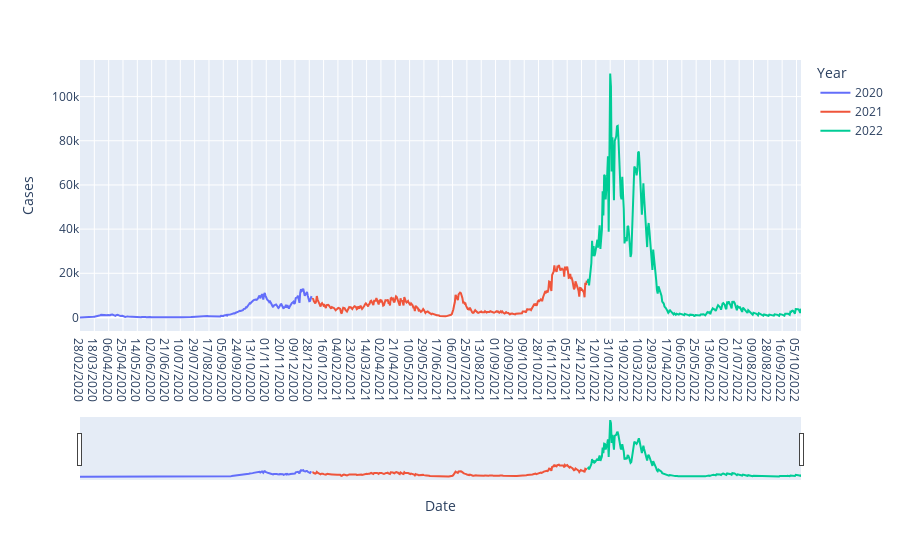

Write notebook code for a chart like this one.
### Markdown cell above
# COVID-19 data required for visualization

Sub-question:

1. How many COVID-19 cases were recorded in total per day during the entire pandemic?
2. What government measures showed most impact on the increase/decrease in COVID-19 cases per day?

In order to visualize the total number of COVID-19 cases per day, some data cleaning had to be done. The data sets provided by the RIVM counted the number of cases recorder per municipality, per day. Hence, some operations in Excel were done to add all cases per day per municipality in order to obtain the total nation-wide amouont of cases per day.

After the operations, the data file was implemented and visualized using geopandas and plotly.express

### Code cell
# extract the data from the .csv file 
file_path = 'Covid_Cases_Per_day.csv'
df = pd.read_csv(file_path, delimiter = ';') 

# show the graph, sorted by year
fig = px.line(df, x='Date', y='Cases', color='Year') 

# implement the slider system
fig.update_layout(xaxis=dict(rangeselector=dict(buttons=list([dict(count=1, 
                step="day", stepmode="backward"),])), rangeslider=dict(visible=True),))
fig.show()

### Figure 1 — Plotly figure (JSON) as saved in the notebook; plotly's stock layout.template omitted (floating-point values rounded to 4 significant figures; data arrays with more than 128 entries replaced by an {"elided": "..."} marker saying what was removed)
{"data": [{"hovertemplate": "Year=2020<br>Date=%{x}<br>Cases=%{y}<extra></extra>", "legendgroup": "2020", "line": {"color": "#636efa", "dash": "solid"}, "marker": {"symbol": "circle"}, "mode": "lines", "name": "2020", "orientation": "v", "showlegend": true, "type": "scatter", "x": {"elided": "308 str values"}, "xaxis": "x", "y": {"elided": "308 int values"}, "yaxis": "y"}, {"hovertemplate": "Year=2021<br>Date=%{x}<br>Cases=%{y}<extra></extra>", "legendgroup": "2021", "line": {"color": "#EF553B", "dash": "solid"}, "marker": {"symbol": "circle"}, "mode": "lines", "name": "2021", "orientation": "v", "showlegend": true, "type": "scatter", "x": {"elided": "365 str values"}, "xaxis": "x", "y": {"elided": "365 int values"}, "yaxis": "y"}, {"hovertemplate": "Year=2022<br>Date=%{x}<br>Cases=%{y}<extra></extra>", "legendgroup": "2022", "line": {"color": "#00cc96", "dash": "solid"}, "marker": {"symbol": "circle"}, "mode": "lines", "name": "2022", "orientation": "v", "showlegend": true, "type": "scatter", "x": {"elided": "284 str values"}, "xaxis": "x", "y": {"elided": "284 int values"}, "yaxis": "y"}], "layout": {"legend": {"title": {"text": "Year"}, "tracegroupgap": 0}, "margin": {"t": 60}, "xaxis": {"anchor": "y", "domain": [0, 1], "rangeselector": {"buttons": [{"count": 1, "step": "day", "stepmode": "backward"}]}, "rangeslider": {"visible": true}, "title": {"text": "Date"}}, "yaxis": {"anchor": "x", "domain": [0, 1], "title": {"text": "Cases"}}}}
